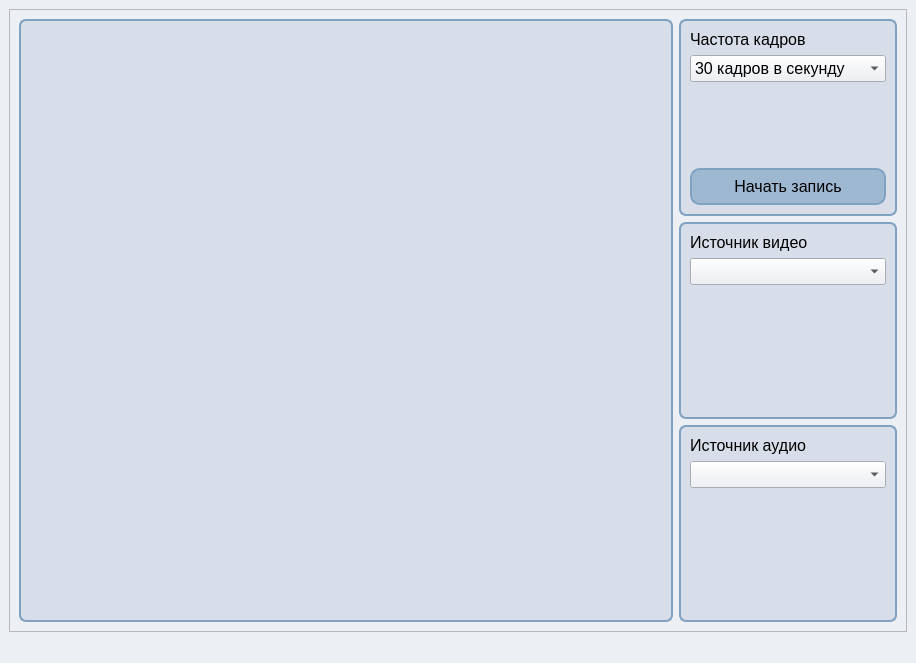
<?xml version="1.0" encoding="UTF-8"?>
<ui version="4.0">
 <class>MainWindow</class>
 <widget class="QMainWindow" name="MainWindow">
  <property name="geometry">
   <rect>
    <x>0</x>
    <y>0</y>
    <width>916</width>
    <height>663</height>
   </rect>
  </property>
  <property name="font">
   <font>
    <pointsize>15</pointsize>
   </font>
  </property>
  <property name="windowTitle">
   <string>MainWindow</string>
  </property>
  <property name="styleSheet">
   <string notr="true">QMainWindow {
	background-color: #ECEFF4;
}

QWidget {
	background-color: #ECEFF4;
}

QPushButton {
    background-color: #9EB8D2;
    border: 2px solid #81A1C1;
	border-radius: 10px;
	padding: 7px;
}

QPushButton:pressed {
    background: #81A1C1;
    transition: background 0s;
}

QGroupBox {
    background-color: #D8DEE9;
    border: 2px solid #81A1C1;
    border-radius: 7px;
}

QLabel {
	background-color: #D8DEE9;
}
</string>
  </property>
  <widget class="QWidget" name="centralwidget">
   <layout class="QGridLayout" name="gridLayout_4">
    <item row="1" column="0">
     <widget class="QFrame" name="main_frame">
      <property name="frameShape">
       <enum>QFrame::StyledPanel</enum>
      </property>
      <property name="frameShadow">
       <enum>QFrame::Raised</enum>
      </property>
      <layout class="QGridLayout" name="gridLayout_2">
       <item row="0" column="3">
        <widget class="QGroupBox" name="recording_gb">
         <property name="sizePolicy">
          <sizepolicy hsizetype="Preferred" vsizetype="Preferred">
           <horstretch>0</horstretch>
           <verstretch>0</verstretch>
          </sizepolicy>
         </property>
         <property name="title">
          <string/>
         </property>
         <layout class="QGridLayout" name="gridLayout_7">
          <item row="4" column="0">
           <spacer name="recording_vertical_spacer">
            <property name="orientation">
             <enum>Qt::Vertical</enum>
            </property>
            <property name="sizeType">
             <enum>QSizePolicy::Expanding</enum>
            </property>
            <property name="sizeHint" stdset="0">
             <size>
              <width>20</width>
              <height>40</height>
             </size>
            </property>
           </spacer>
          </item>
          <item row="1" column="0">
           <widget class="QLabel" name="select_fps_lbl">
            <property name="sizePolicy">
             <sizepolicy hsizetype="Preferred" vsizetype="Maximum">
              <horstretch>0</horstretch>
              <verstretch>0</verstretch>
             </sizepolicy>
            </property>
            <property name="font">
             <font>
              <pointsize>12</pointsize>
             </font>
            </property>
            <property name="text">
             <string>Частота кадров</string>
            </property>
           </widget>
          </item>
          <item row="2" column="0">
           <widget class="QComboBox" name="select_fps_cb">
            <property name="sizePolicy">
             <sizepolicy hsizetype="Preferred" vsizetype="Maximum">
              <horstretch>0</horstretch>
              <verstretch>0</verstretch>
             </sizepolicy>
            </property>
            <property name="font">
             <font>
              <pointsize>12</pointsize>
             </font>
            </property>
            <item>
             <property name="text">
              <string>30 кадров в секунду</string>
             </property>
            </item>
            <item>
             <property name="text">
              <string>60 кадров в секунду</string>
             </property>
            </item>
           </widget>
          </item>
          <item row="5" column="0">
           <widget class="QPushButton" name="start_recording_btn">
            <property name="sizePolicy">
             <sizepolicy hsizetype="Minimum" vsizetype="Maximum">
              <horstretch>0</horstretch>
              <verstretch>0</verstretch>
             </sizepolicy>
            </property>
            <property name="font">
             <font>
              <pointsize>12</pointsize>
             </font>
            </property>
            <property name="text">
             <string>Начать запись</string>
            </property>
           </widget>
          </item>
         </layout>
        </widget>
       </item>
       <item row="2" column="3">
        <widget class="QGroupBox" name="audio_source_gb">
         <property name="sizePolicy">
          <sizepolicy hsizetype="Preferred" vsizetype="Preferred">
           <horstretch>0</horstretch>
           <verstretch>0</verstretch>
          </sizepolicy>
         </property>
         <property name="title">
          <string/>
         </property>
         <layout class="QGridLayout" name="gridLayout_6">
          <item row="0" column="0">
           <widget class="QLabel" name="select_audio_source_lbl">
            <property name="sizePolicy">
             <sizepolicy hsizetype="Preferred" vsizetype="Maximum">
              <horstretch>0</horstretch>
              <verstretch>0</verstretch>
             </sizepolicy>
            </property>
            <property name="font">
             <font>
              <pointsize>12</pointsize>
             </font>
            </property>
            <property name="text">
             <string>Источник аудио</string>
            </property>
           </widget>
          </item>
          <item row="1" column="0">
           <widget class="QComboBox" name="select_audio_source_cb">
            <property name="sizePolicy">
             <sizepolicy hsizetype="Preferred" vsizetype="Maximum">
              <horstretch>0</horstretch>
              <verstretch>0</verstretch>
             </sizepolicy>
            </property>
            <property name="font">
             <font>
              <pointsize>12</pointsize>
             </font>
            </property>
           </widget>
          </item>
          <item row="2" column="0">
           <spacer name="audio_vertical_spacer">
            <property name="orientation">
             <enum>Qt::Vertical</enum>
            </property>
            <property name="sizeType">
             <enum>QSizePolicy::Expanding</enum>
            </property>
            <property name="sizeHint" stdset="0">
             <size>
              <width>20</width>
              <height>40</height>
             </size>
            </property>
           </spacer>
          </item>
         </layout>
        </widget>
       </item>
       <item row="1" column="3">
        <widget class="QGroupBox" name="video_source_gb">
         <property name="sizePolicy">
          <sizepolicy hsizetype="Preferred" vsizetype="Preferred">
           <horstretch>0</horstretch>
           <verstretch>0</verstretch>
          </sizepolicy>
         </property>
         <property name="title">
          <string/>
         </property>
         <layout class="QGridLayout" name="gridLayout_5">
          <item row="1" column="0">
           <widget class="QComboBox" name="select_video_source_cb">
            <property name="sizePolicy">
             <sizepolicy hsizetype="Preferred" vsizetype="Maximum">
              <horstretch>0</horstretch>
              <verstretch>0</verstretch>
             </sizepolicy>
            </property>
            <property name="font">
             <font>
              <pointsize>12</pointsize>
             </font>
            </property>
            <property name="styleSheet">
             <string notr="true"/>
            </property>
           </widget>
          </item>
          <item row="0" column="0">
           <widget class="QLabel" name="select_video_source_lbl">
            <property name="sizePolicy">
             <sizepolicy hsizetype="Preferred" vsizetype="Maximum">
              <horstretch>0</horstretch>
              <verstretch>0</verstretch>
             </sizepolicy>
            </property>
            <property name="font">
             <font>
              <pointsize>12</pointsize>
             </font>
            </property>
            <property name="text">
             <string>Источник видео</string>
            </property>
           </widget>
          </item>
          <item row="2" column="0">
           <spacer name="video_vertical_spacer">
            <property name="orientation">
             <enum>Qt::Vertical</enum>
            </property>
            <property name="sizeType">
             <enum>QSizePolicy::Expanding</enum>
            </property>
            <property name="sizeHint" stdset="0">
             <size>
              <width>20</width>
              <height>40</height>
             </size>
            </property>
           </spacer>
          </item>
         </layout>
        </widget>
       </item>
       <item row="0" column="0" rowspan="3" colspan="3">
        <widget class="QGroupBox" name="videoplayer_gb">
         <property name="sizePolicy">
          <sizepolicy hsizetype="Expanding" vsizetype="Preferred">
           <horstretch>0</horstretch>
           <verstretch>0</verstretch>
          </sizepolicy>
         </property>
         <property name="title">
          <string/>
         </property>
         <layout class="QGridLayout" name="gridLayout_3">
          <item row="0" column="2">
           <widget class="QLabel" name="video_lbl">
            <property name="sizePolicy">
             <sizepolicy hsizetype="Fixed" vsizetype="Expanding">
              <horstretch>0</horstretch>
              <verstretch>0</verstretch>
             </sizepolicy>
            </property>
            <property name="text">
             <string/>
            </property>
           </widget>
          </item>
          <item row="0" column="3">
           <spacer name="videoplayer_horizontal_spacer_right">
            <property name="orientation">
             <enum>Qt::Horizontal</enum>
            </property>
            <property name="sizeHint" stdset="0">
             <size>
              <width>40</width>
              <height>20</height>
             </size>
            </property>
           </spacer>
          </item>
          <item row="0" column="1">
           <spacer name="videoplayer_horizontal_spacer_left">
            <property name="orientation">
             <enum>Qt::Horizontal</enum>
            </property>
            <property name="sizeHint" stdset="0">
             <size>
              <width>40</width>
              <height>20</height>
             </size>
            </property>
           </spacer>
          </item>
         </layout>
        </widget>
       </item>
      </layout>
     </widget>
    </item>
   </layout>
  </widget>
  <widget class="QMenuBar" name="menubar">
   <property name="geometry">
    <rect>
     <x>0</x>
     <y>0</y>
     <width>916</width>
     <height>25</height>
    </rect>
   </property>
  </widget>
  <widget class="QStatusBar" name="statusbar"/>
 </widget>
 <resources/>
 <connections/>
</ui>
